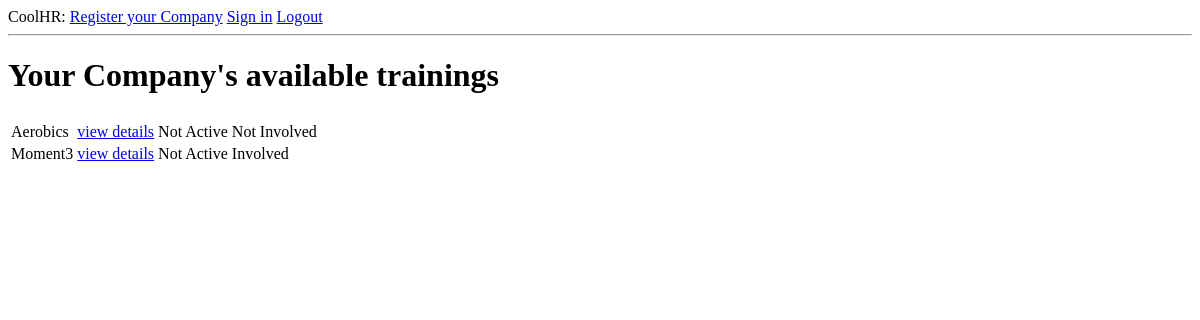
/cecomp/subscribe-training (signed in), run on an earlier commit of the app's database.
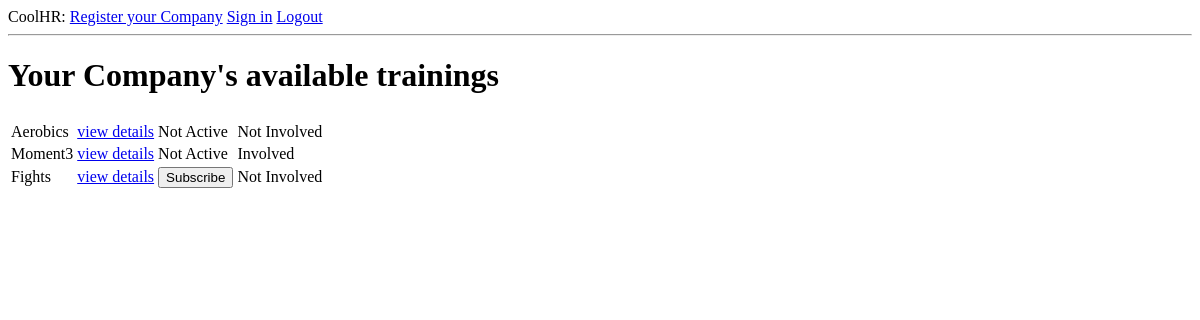
And on a later commit of the database.
### coolhr/models.py (models this page shows, shortened)
class Trainings(db.Model):
    training_id = db.Column(db.Integer, primary_key=True)
    training_name = db.Column(db.String(64), index=True)
    training_description = db.Column(db.String(1024))
    training_status = db.Column(db.Boolean, default=True)
    company_id = db.Column(db.Integer, db.ForeignKey('companies.company_id'))

### coolhr/routes.py (the view, shortened to what this page needs)
@app.route('/<company_username>/subscribe-training', methods=['GET', 'POST'])
@access_employee
def training_subscription(company_username):
    employee = Employees.query.filter_by(employee_email=session.get('employee_email')).first()
    training_available = Trainings.query.filter_by(company_id=employee.company_id).all()
    return render_template('training_subscribe.html', employee=employee, training_available=training_available, company_username=company_username)

### coolhr/routes.py (called while the page is built)
def access_employee(function):
    @wraps(function)
    def wrapper(*args, **kwargs):
        if not (session.get('company_email') or session.get('employee_email')):
            return redirect(url_for('company_username'))
        employee = Employees.query.filter_by(employee_email=session.get('employee_email')).first()
        if employee is None:
            return ('Access denied')
        e_company = Companies.query.filter_by(company_id=employee.company_id).first()
        if e_company.company_username != kwargs['company_username']:
            return ('Access denied')
        return function(*args, **kwargs)
    return wrapper

### coolhr/templates/training_subscribe.html
{% extends "base.html" %}
{% block content %}
    {% if training_available %}
    <h1>Your Company's available trainings</h1>
    {% else %}
    <h1>There's no training from your company yet</h1>
    {% endif %}
    <form action="{{ url_for('training_subscription', company_username=company_username) }}" method="post" novalidate>
        <p>
            <table>
                <tr>
                  <th></th>
                  <th></th>
                  <th></th>
                </tr>
                {% for train in training_available %}
                <tr>
                  <td>{{ train.training_name }}</td>
                  <td><a href="{{ url_for('em_trainings_deets', company_username=company_username) }}?v={{ train.training_name }}">view details</a></td>
                  {% if train.training_status == True %}
                  {% if train in employee.training_subscriptions %}
                  <td><button type="submit" name="unsubscribe" value="{{ train.training_id }}" >Unsubscribe</button></td>
                  {% elif train not in employee.training_subscriptions %}
                  <td><button type="submit" name="subscribe" value="{{ train.training_id }}" >Subscribe</button></td>
                  {% endif %}
                  {% elif train.training_status == False %}
                  <td>Not Active</td>
                  {% endif %}
                  {% if train in employee.training_subscriptions %}
                  <td>Involved</td>
                  {% elif train not in employee.training_subscriptions %}
                  <td>Not Involved</td>
                  {% endif %}
                </tr>
                {% endfor %}
              </table>
        </p>
    </form>
{% endblock %}

### coolhr/templates/base.html (shortened to what this page needs)
<html>
    <head>
    </head>
    <body>
        <div>
            CoolHR:
            <a href="{{ url_for('company_signup') }}">Register your Company</a>
            <a href="{{ url_for('company_username') }}">Sign in</a>
            {% if (session.get('employee_email') or session.get('company_email')) %}
            <a href="{{ url_for('logout') }}">Logout</a>
            {% endif %}
        </div>
        <hr>
        {% block content %}{% endblock %}
    </body>
</html>

What changed in the data, as far as the page shows it:
added Trainings: training_name "Fights", {{ train.training_id }} 28 (drawn), shows "Not Involved"
